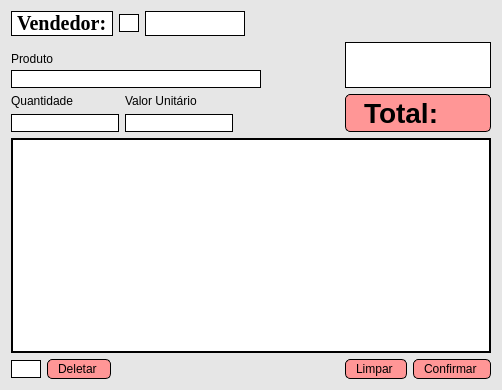
<?xml version="1.0" encoding="UTF-8"?>
<ui version="4.0">
 <class>tela_nova_venda</class>
 <widget class="QDialog" name="tela_nova_venda">
  <property name="geometry">
   <rect>
    <x>0</x>
    <y>0</y>
    <width>499</width>
    <height>390</height>
   </rect>
  </property>
  <property name="windowTitle">
   <string>Dialog</string>
  </property>
  <property name="windowIcon">
   <iconset resource="resource_file.qrc">
    <normaloff>:/logo cin.png</normaloff>:/logo cin.png</iconset>
  </property>
  <property name="styleSheet">
   <string notr="true">background-color:rgb(230, 230, 230);
color:black;</string>
  </property>
  <layout class="QGridLayout" name="gridLayout">
   <item row="0" column="0">
    <layout class="QHBoxLayout" name="horizontalLayout_3">
     <item>
      <widget class="QLabel" name="label_2">
       <property name="maximumSize">
        <size>
         <width>130</width>
         <height>16777215</height>
        </size>
       </property>
       <property name="font">
        <font>
         <family>Georgia</family>
         <pointsize>15</pointsize>
         <bold>true</bold>
        </font>
       </property>
       <property name="styleSheet">
        <string notr="true">background-color: white;
color:black;
border: 1px solid black;</string>
       </property>
       <property name="text">
        <string>Vendedor:</string>
       </property>
      </widget>
     </item>
     <item>
      <widget class="QLineEdit" name="lineEdit_funcionario">
       <property name="sizePolicy">
        <sizepolicy hsizetype="Minimum" vsizetype="Fixed">
         <horstretch>12</horstretch>
         <verstretch>0</verstretch>
        </sizepolicy>
       </property>
       <property name="maximumSize">
        <size>
         <width>20</width>
         <height>16777215</height>
        </size>
       </property>
       <property name="font">
        <font>
         <family>Georgia</family>
         <bold>true</bold>
        </font>
       </property>
       <property name="styleSheet">
        <string notr="true">background-color: white;
color:black;
border: 1px solid black;</string>
       </property>
       <property name="alignment">
        <set>Qt::AlignmentFlag::AlignCenter</set>
       </property>
      </widget>
     </item>
     <item>
      <widget class="QLabel" name="label_funcionario">
       <property name="minimumSize">
        <size>
         <width>100</width>
         <height>0</height>
        </size>
       </property>
       <property name="maximumSize">
        <size>
         <width>100</width>
         <height>16777215</height>
        </size>
       </property>
       <property name="font">
        <font>
         <pointsize>12</pointsize>
         <bold>true</bold>
        </font>
       </property>
       <property name="styleSheet">
        <string notr="true">background-color: white;
color:black;
border: 1px solid black;</string>
       </property>
       <property name="text">
        <string/>
       </property>
      </widget>
     </item>
     <item>
      <spacer name="horizontalSpacer_3">
       <property name="orientation">
        <enum>Qt::Orientation::Horizontal</enum>
       </property>
       <property name="sizeHint" stdset="0">
        <size>
         <width>40</width>
         <height>20</height>
        </size>
       </property>
      </spacer>
     </item>
    </layout>
   </item>
   <item row="1" column="0">
    <layout class="QHBoxLayout" name="horizontalLayout_6">
     <item>
      <layout class="QHBoxLayout" name="horizontalLayout_4">
       <property name="topMargin">
        <number>10</number>
       </property>
       <item>
        <layout class="QVBoxLayout" name="verticalLayout_3">
         <property name="spacing">
          <number>4</number>
         </property>
         <item>
          <widget class="QLabel" name="label">
           <property name="text">
            <string>Produto</string>
           </property>
          </widget>
         </item>
         <item>
          <widget class="QLineEdit" name="lineEdit_codigo">
           <property name="minimumSize">
            <size>
             <width>250</width>
             <height>0</height>
            </size>
           </property>
           <property name="maximumSize">
            <size>
             <width>250</width>
             <height>16777215</height>
            </size>
           </property>
           <property name="styleSheet">
            <string notr="true">background-color: white;
color:black;
border: 1px solid black;</string>
           </property>
           <property name="text">
            <string/>
           </property>
          </widget>
         </item>
        </layout>
       </item>
      </layout>
     </item>
     <item>
      <spacer name="horizontalSpacer_4">
       <property name="orientation">
        <enum>Qt::Orientation::Horizontal</enum>
       </property>
       <property name="sizeHint" stdset="0">
        <size>
         <width>40</width>
         <height>20</height>
        </size>
       </property>
      </spacer>
     </item>
    </layout>
   </item>
   <item row="1" column="1">
    <widget class="QLabel" name="label_produto">
     <property name="font">
      <font>
       <pointsize>21</pointsize>
       <bold>true</bold>
      </font>
     </property>
     <property name="styleSheet">
      <string notr="true">background-color: white;
color:black;
border: 1px solid black;</string>
     </property>
     <property name="text">
      <string/>
     </property>
     <property name="alignment">
      <set>Qt::AlignmentFlag::AlignCenter</set>
     </property>
    </widget>
   </item>
   <item row="2" column="0">
    <layout class="QHBoxLayout" name="horizontalLayout_2">
     <item>
      <layout class="QVBoxLayout" name="verticalLayout_2">
       <item>
        <widget class="QLabel" name="label_4">
         <property name="styleSheet">
          <string notr="true">color:rgb(0,0,0)</string>
         </property>
         <property name="text">
          <string>Quantidade</string>
         </property>
        </widget>
       </item>
       <item>
        <widget class="QLineEdit" name="lineEdit_qtd">
         <property name="styleSheet">
          <string notr="true">background-color: white;
color:black;
border: 1px solid black;</string>
         </property>
         <property name="text">
          <string/>
         </property>
         <property name="alignment">
          <set>Qt::AlignmentFlag::AlignCenter</set>
         </property>
        </widget>
       </item>
      </layout>
     </item>
     <item>
      <layout class="QVBoxLayout" name="verticalLayout">
       <item>
        <widget class="QLabel" name="label_5">
         <property name="styleSheet">
          <string notr="true">color:rgb(0,0,0)</string>
         </property>
         <property name="text">
          <string>Valor Unitário</string>
         </property>
        </widget>
       </item>
       <item>
        <widget class="QLineEdit" name="lineEdit_valor_un">
         <property name="styleSheet">
          <string notr="true">background-color: white;
color:black;
border: 1px solid black;</string>
         </property>
         <property name="text">
          <string/>
         </property>
         <property name="alignment">
          <set>Qt::AlignmentFlag::AlignCenter</set>
         </property>
        </widget>
       </item>
      </layout>
     </item>
     <item>
      <spacer name="horizontalSpacer">
       <property name="orientation">
        <enum>Qt::Orientation::Horizontal</enum>
       </property>
       <property name="sizeHint" stdset="0">
        <size>
         <width>40</width>
         <height>20</height>
        </size>
       </property>
      </spacer>
     </item>
    </layout>
   </item>
   <item row="2" column="1">
    <widget class="QLabel" name="label_total">
     <property name="font">
      <font>
       <pointsize>21</pointsize>
       <bold>true</bold>
      </font>
     </property>
     <property name="styleSheet">
      <string notr="true">color: rgb(0, 0, 0);
	background-color:rgb(255, 150, 150);
    border: 1px solid black;
    border-radius: 5px;
    padding: 2px 10px;</string>
     </property>
     <property name="text">
      <string>Total: </string>
     </property>
     <property name="alignment">
      <set>Qt::AlignmentFlag::AlignLeading|Qt::AlignmentFlag::AlignLeft|Qt::AlignmentFlag::AlignVCenter</set>
     </property>
    </widget>
   </item>
   <item row="3" column="0" colspan="2">
    <widget class="QTableWidget" name="tableWidget">
     <property name="minimumSize">
      <size>
       <width>480</width>
       <height>0</height>
      </size>
     </property>
     <property name="maximumSize">
      <size>
       <width>480</width>
       <height>16777215</height>
      </size>
     </property>
     <property name="styleSheet">
      <string notr="true">QTableWidget {
    background-color: white;
    color: black;
    gridline-color: #e1e1e1;
	border: 2px solid black
}

QTableWidget::item:selected {
    background-color: #ffcccc; 
    color: black;
}

QTableWidget::horizontalHeader {
    background-color: #f0f0f0;
    border: none;
}

QTableWidget::verticalHeader {
    background-color: #f0f0f0;
    border: none;
}

QTableWidget::item {
    padding: 5px;
}
</string>
     </property>
    </widget>
   </item>
   <item row="4" column="0">
    <layout class="QHBoxLayout" name="horizontalLayout">
     <item>
      <widget class="QLineEdit" name="lineEdit_delete">
       <property name="maximumSize">
        <size>
         <width>30</width>
         <height>16777215</height>
        </size>
       </property>
       <property name="styleSheet">
        <string notr="true">background-color: white;
color:black;
border: 1px solid black;</string>
       </property>
      </widget>
     </item>
     <item>
      <widget class="QPushButton" name="btn_delete">
       <property name="styleSheet">
        <string notr="true">QPushButton {
    color: rgb(0, 0, 0);
	background-color:rgb(255, 150, 150);
    border: 1px solid black;
    border-radius: 5px;
    padding: 2px 10px;
}

QPushButton:hover {
    background-color: rgb(255, 131, 131);
}

QPushButton:pressed {
    background-color: rgb(255, 131, 131);
}
</string>
       </property>
       <property name="text">
        <string>Deletar </string>
       </property>
       <property name="autoDefault">
        <bool>false</bool>
       </property>
      </widget>
     </item>
     <item>
      <spacer name="horizontalSpacer_2">
       <property name="orientation">
        <enum>Qt::Orientation::Horizontal</enum>
       </property>
       <property name="sizeHint" stdset="0">
        <size>
         <width>40</width>
         <height>20</height>
        </size>
       </property>
      </spacer>
     </item>
    </layout>
   </item>
   <item row="4" column="1">
    <layout class="QHBoxLayout" name="horizontalLayout_5">
     <item>
      <widget class="QPushButton" name="btn_limpar">
       <property name="styleSheet">
        <string notr="true">QPushButton {
    color: rgb(0, 0, 0);
	background-color:rgb(255, 150, 150);
    border: 1px solid black;
    border-radius: 5px;
    padding: 2px 10px;
}

QPushButton:hover {
    background-color: rgb(255, 131, 131);
}

QPushButton:pressed {
    background-color: rgb(255, 131, 131);
}
</string>
       </property>
       <property name="text">
        <string>Limpar </string>
       </property>
       <property name="autoDefault">
        <bool>false</bool>
       </property>
      </widget>
     </item>
     <item>
      <widget class="QPushButton" name="btn_confirmar">
       <property name="styleSheet">
        <string notr="true">QPushButton {
    color: rgb(0, 0, 0);
	background-color:rgb(255, 150, 150);
    border: 1px solid black;
    border-radius: 5px;
    padding: 2px 10px;
}

QPushButton:hover {
    background-color: rgb(255, 131, 131);
}

QPushButton:pressed {
    background-color: rgb(255, 131, 131);
}
</string>
       </property>
       <property name="text">
        <string>Confirmar </string>
       </property>
       <property name="autoDefault">
        <bool>false</bool>
       </property>
      </widget>
     </item>
    </layout>
   </item>
  </layout>
 </widget>
 <resources>
  <include location="resource_file.qrc"/>
 </resources>
 <connections/>
</ui>
